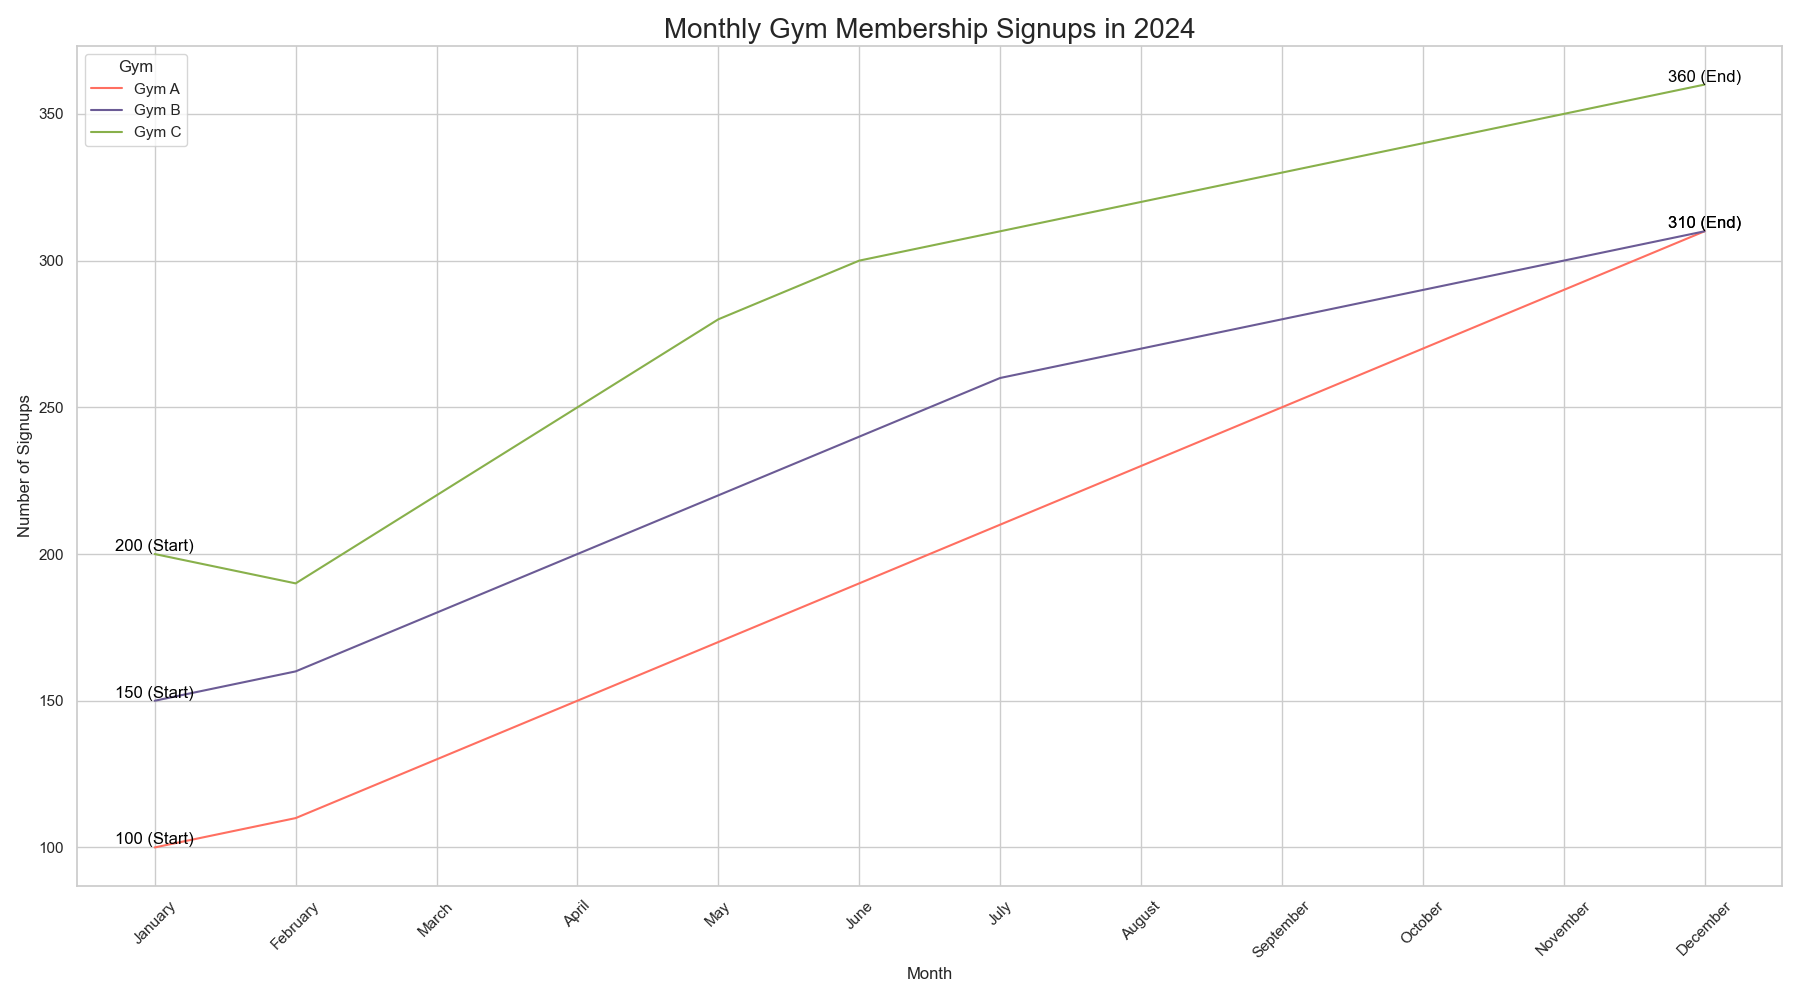

Generate this figure with Python:

import pandas as pd
import seaborn as sns
import matplotlib.pyplot as plt

# Create data
data = {
    'Month': ["January", "February", "March", "April", "May", "June",
              "July", "August", "September", "October", "November", "December"],
    'Gym A': [100, 110, 130, 150, 170, 190, 210, 230, 250, 270, 290, 310],
    'Gym B': [150, 160, 180, 200, 220, 240, 260, 270, 280, 290, 300, 310],
    'Gym C': [200, 190, 220, 250, 280, 300, 310, 320, 330, 340, 350, 360]
}

# Convert data into DataFrame
df = pd.DataFrame(data)

# Melt the DataFrame
df_melted = df.melt('Month', var_name='Gym', value_name='Signups')

# Create the line plot
plt.figure(figsize=(18, 10))
sns.lineplot(data=df_melted, x='Month', y='Signups', hue='Gym',
             palette=['#FF6F61', '#6B5B95', '#88B04B'])

# Add annotations for the start and end of each line
for gym in ['Gym A', 'Gym B', 'Gym C']:
    plt.text(x=df['Month'][0], y=df[gym][0], s=f"{df[gym][0]} (Start)",
             color='black', ha='center', va='bottom')
    plt.text(x=df['Month'].iloc[-1], y=df[gym].iloc[-1],
             s=f"{df[gym].iloc[-1]} (End)", color='black', ha='center', va='bottom')

plt.title('Monthly Gym Membership Signups in 2024', loc='center', fontsize=20)
plt.xlabel('Month')
plt.ylabel('Number of Signups')
plt.xticks(rotation=45)
plt.tight_layout()
plt.show()
